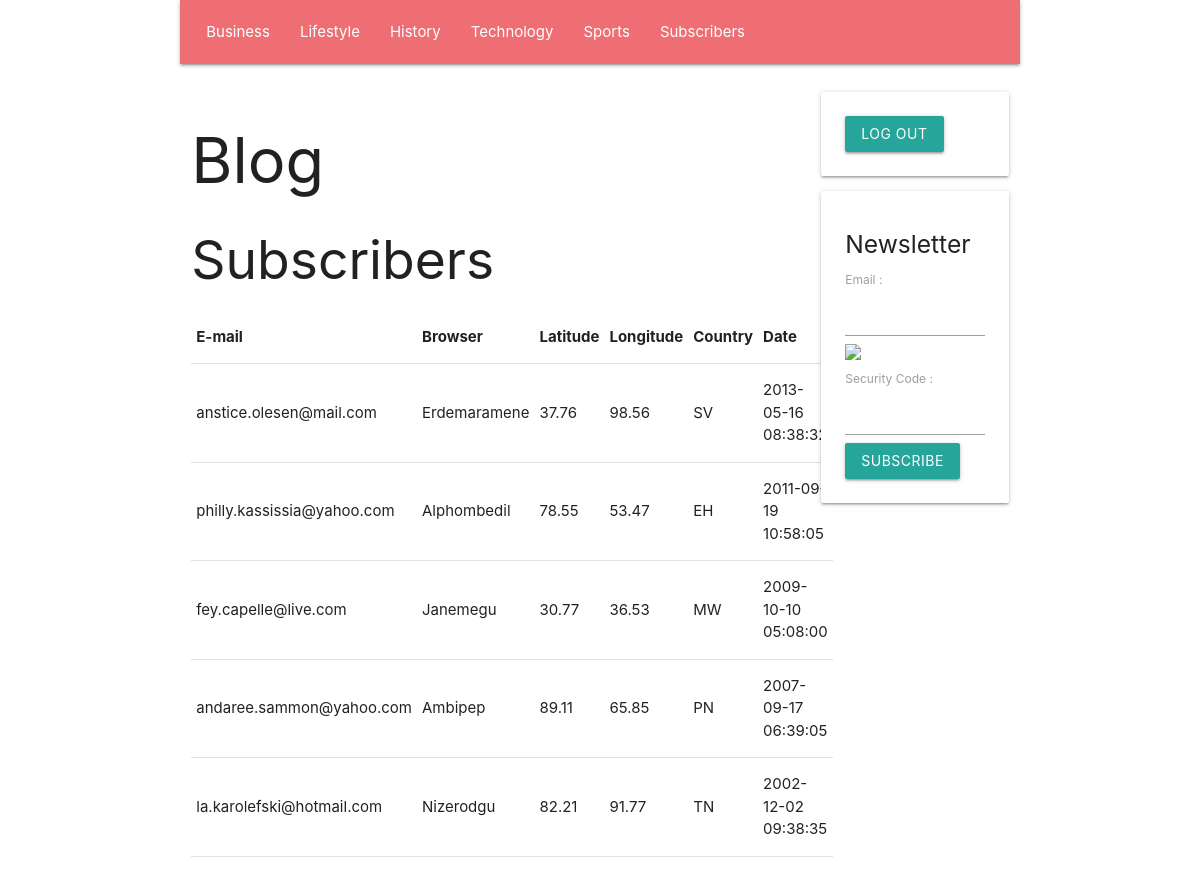
The page /en/subscribers (signed in) on the database its author committed.
### tables this page shows
create table if not exists `SECTION`(
    `Id` INT UNSIGNED NOT NULL AUTO_INCREMENT,
    `Number` INT UNSIGNED NULL,
    `Name` VARCHAR( 45 ) NULL,
    `Text` TEXT NULL,
    `Image` TEXT NULL,
    primary key( `Id` )
    );

create table if not exists `SUBSCRIBER`(
    `Id` INT UNSIGNED NOT NULL AUTO_INCREMENT,
    `Email` VARCHAR( 45 ) NULL,
    `IpAddress` TEXT NULL,
    `Browser` TEXT NULL,
    `Latitude` DOUBLE NULL,
    `Longitude` DOUBLE NULL,
    `CountryCode` VARCHAR( 2 ) NULL,
    `DateTime` DATETIME NULL,
    primary key( `Id` )
    );

### PUBLIC/CONTROLLER/show_subscribers_controller.php (called while the page is built, shortened)
<?php
require_once __DIR__ . '/' . 'view_controller.php';
class SHOW_SUBSCRIBERS_CONTROLLER extends VIEW_CONTROLLER
{
    function __construct(
        string $language_code
        )
    {
        $this->SectionArray = GetDatabaseSectionArray();
        $this->SubscriberArray = GetDatabaseSubscriberArray();
        require_once __DIR__ . '/' . '../VIEW/show_subscribers_view.php';
    }
}
 $show_subscribers_controller = new SHOW_SUBSCRIBERS_CONTROLLER(  $language_code );

### PUBLIC/FRAMEWORK/database.php (called while the page is built, shortened)
<?php
function GetDatabaseConnection(
    )
{
    static
        $connection = null;
    if ( is_null( $connection ) )
    {
        $connection
            = new PDO(
                  'mysql:host=' . DatabaseHost . ';dbname=' . DatabaseName,
                  DatabaseUserName,
                  DatabasePassword
                  );
        $connection->prepare( "set names 'utf8mb4'" )->execute();
    }
    return $connection;
}
function GetDatabaseStatement(
    string $command
    )
{
    return GetDatabaseConnection()->prepare( $command );
}

### PUBLIC/MODEL/section.php (called while the page is built, shortened)
<?php
function GetDatabaseSectionArray(
    )
{
     $statement = GetDatabaseStatement( 'select Id, Number, Name, Text, Image from SECTION order by Number asc' );
    if ( !$statement->execute() )
    {
        var_dump( $statement->errorInfo() );
    }
     $section_array = [];
    while (  $section = $statement->fetchObject() )
    {
        $section->Id = ( int )( $section->Id );
        $section->Number = ( int )( $section->Number );
        array_push( $section_array, $section );
    }
    return $section_array;
}

### PUBLIC/CONTROLLER/view_controller.php (called while the page is built, shortened)
<?php
require_once __DIR__ . '/' . '../MODEL/session.php';
class VIEW_CONTROLLER
{
    function __construct(
        string $language_code
        )
    {
        $this->Session = new SESSION();
        $this->LanguageCode = $language_code;
    }
}

### PUBLIC/FRAMEWORK/session.php (called while the page is built, shortened)
<?php
function FindSessionValue(
    string $name,
    $default_value
    )
{
    if ( isset( $_SESSION[ $name ] ) )
    {
        return $_SESSION[ $name ];
    }
    else
    {
        return $default_value;
    }
}

### PUBLIC/MODEL/session.php (called while the page is built, shortened)
<?php
class SESSION
{
    function __construct(
        )
    {
        $this->UserIsConnected = FindSessionValue( 'UserIsConnected', false );
    }
}

### PUBLIC/MODEL/subscriber.php (called while the page is built, shortened)
<?php
function GetDatabaseSubscriberArray(
    )
{
     $statement = GetDatabaseStatement( 'select Id, Email, IpAddress, Browser, Latitude, Longitude, CountryCode, DateTime from SUBSCRIBER order by DateTime desc' );
    if ( !$statement->execute() )
    {
        var_dump( $statement->errorInfo() );
    }
     $subscriber_array = [];
    while (  $subscriber = $statement->fetchObject() )
    {
        $subscriber->Id = ( int )( $subscriber->Id );
        $subscriber->Latitude = ( float )( $subscriber->Latitude );
        $subscriber->Longitude = ( float )( $subscriber->Longitude );
        array_push( $subscriber_array, $subscriber );
    }
    return $subscriber_array;
}

### PUBLIC/VIEW/show_subscribers_view.php (the view, shortened to what this page needs)
<?php require_once __DIR__ . '/' . 'BLOCK/page_header_block.php'; ?>
<h2>
    Subscribers
</h2>
<table class="table sortable-table">
    <tr>
        <th class="sortable-column">
            E-mail
        </th>
        <th class="sortable-column">
            Browser
        </th>
        <th class="sortable-column">
            Latitude
        </th>
        <th class="sortable-column">
            Longitude
        </th>
        <th class="sortable-column">
            Country
        </th>
        <th class="sortable-column order-is-descending">
            Date
        </th>
    </tr>
    <?php foreach ( $this->SubscriberArray as  $subscriber ) { ?>
        <tr>
            <td>
                <?php echo htmlspecialchars( $subscriber->Email ); ?>
            </td>
            <td>
                <?php echo htmlspecialchars( $subscriber->Browser ); ?>
            </td>
            <td>
                <?php echo htmlspecialchars( $subscriber->Latitude ); ?>
            </td>
            <td>
                <?php echo htmlspecialchars( $subscriber->Longitude ); ?>
            </td>
            <td>
                <?php echo htmlspecialchars( $subscriber->CountryCode ); ?>
            </td>
            <td>
                <?php echo htmlspecialchars( $subscriber->DateTime ); ?>
            </td>
        </tr>
    <?php } ?>
</table>
<?php require_once __DIR__ . '/' . 'BLOCK/page_footer_block.php'; ?>

### PUBLIC/VIEW/BLOCK/page_header_block.php (shortened to what this page needs)
<!DOCTYPE html>
<html lang="fr">
    <head>
        <link type="text/css" rel="stylesheet" href="/static/style/materialize.min.css"/>
    </head>
    <body class="container">
        <div class="row">
            <nav class="col m12">
                <ul>
                    <?php foreach ( $this->SectionArray as  $section ) { ?>
                        <li>
                            <a href="/<?php echo htmlspecialchars( $this->LanguageCode ); ?>/section/<?php echo htmlspecialchars( $section->Id ); ?>">
                                <?php echo htmlspecialchars( $section->Name ); ?>
                            </a>
                        </li>
                    <?php } ?>
                    <?php if ( $this->Session->UserIsConnected ) { ?>
                        <li>
                            <a href="/<?php echo htmlspecialchars( $this->LanguageCode ); ?>/subscribers">
                                Subscribers
                            </a>
                        </li>
                    <?php } ?>
                </ul>
            </nav>
        </div>
        <div class="row">
            <div class="col m9">
                <h1>
                    Blog
                </h1>

### rows shown on the page
section: Name "Business"
section: Name "Lifestyle"
section: Name "History"
section: Name "Technology"
section: Name "Sports"
subscriber: Email "anstice.olesen@mail.com", Browser "Erdemaramene", Latitude "37.76", Longitude "98.56", CountryCode "SV", DateTime "2013-05-16 08:38:32"
subscriber: Email "philly.kassissia@yahoo.com", Browser "Alphombedil", Latitude "78.55", Longitude "53.47", CountryCode "EH", DateTime "2011-09-19 10:58:05"
subscriber: Email "fey.capelle@live.com", Browser "Janemegu", Latitude "30.77", Longitude "36.53", CountryCode "MW", DateTime "2009-10-10 05:08:00"
subscriber: Email "andaree.sammon@yahoo.com", Browser "Ambipep", Latitude "89.11", Longitude "65.85", CountryCode "PN", DateTime "2007-09-17 06:39:05"
subscriber: Email "la.karolefski@hotmail.com", Browser "Nizerodgu", Latitude "82.21", Longitude "91.77", CountryCode "TN", DateTime "2002-12-02 09:38:35"
